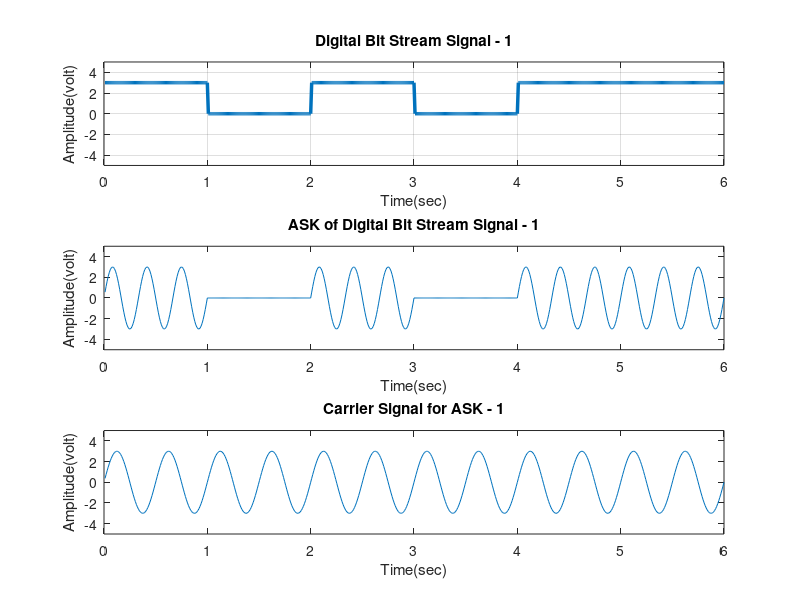
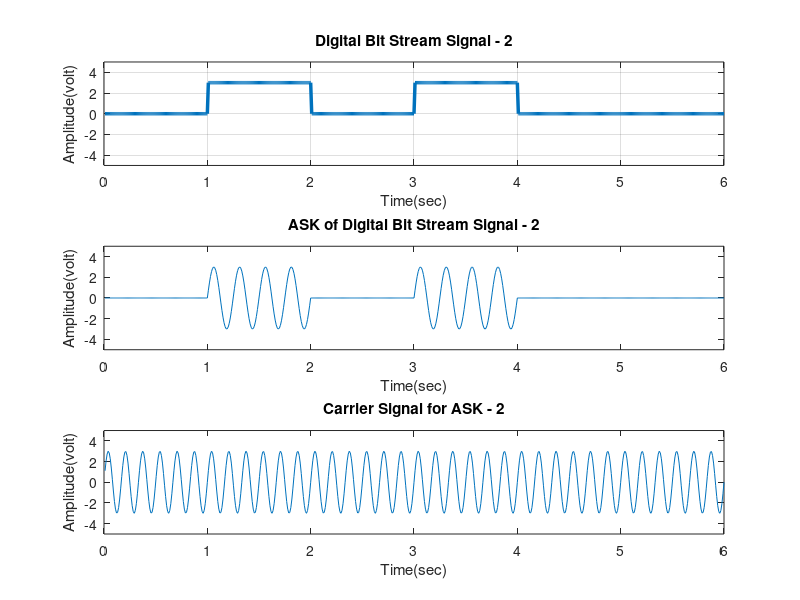
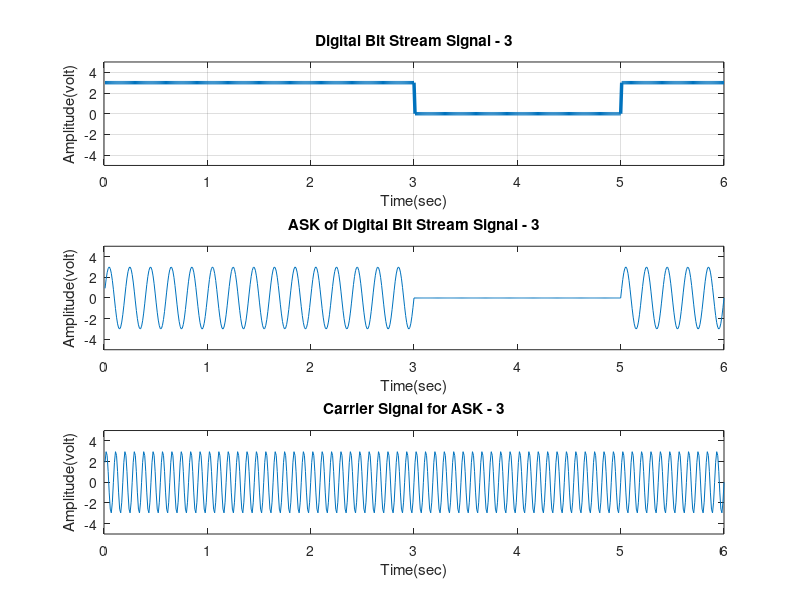
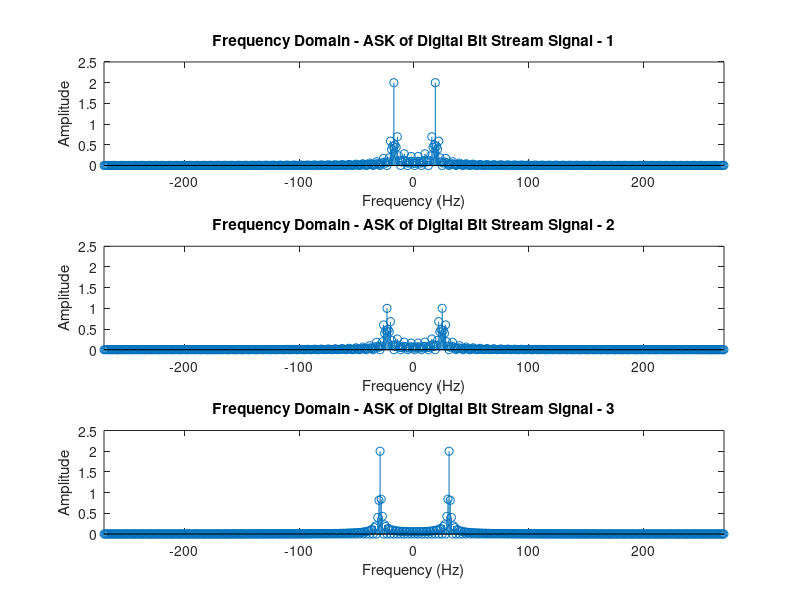

Here is the MATLAB script that generated these plots, in order:
% Group - 8 OEL
% MD. TAHSIN HASIB - 22-46026-1
% MD. SHOHANUR RAHMAN SHOHAN - 22-46013-1
% KHUSHBU ALAM RAHI - 22-46947-1
% MD. ASHIKUZZAMAN ABIR - 22-47006-1
% A.F.M. RAFIUL HASSAN - 22-47048-1


clc
clear all
close all

% digital bit stream
x1 = [1 0 1 0 1 1];
x2 = [0 1 0 1 0 0];
x3 = [1 1 1 0 0 1];

bit1 = []; 
bp1 = 1; 
for n=1:1:length(x1)
    if x1(n) == 1;
        se = 3*ones(1,100);
    else
        x1(n) == 0;
        se = zeros(1,100);
    end
    bit1 = [bit1 se];
end

tb1 = bp1/100:bp1/100:100*length(x1)*(bp1/100);

figure
subplot(3,1,1);
plot(tb1, bit1,'lineWidth',2.5);
grid on;
axis([-0 6 -5 5]);
ylabel('Amplitude(volt)');
xlabel('Time(sec)');
title('Digital Bit Stream Signal - 1');


Am1 = 3;
A = 0;
brm1 = 1/bp1; 
fm1 = brm1*3; 
tm1 = bp1/99:bp1/99:bp1; 
ask1 = [];
for i=1:1:length(x1)
    if (x1(i)==1)
        y = Am1*sin(2*pi*fm1*tm1);
    else
        y = A*sin(2*pi*fm1*tm1);
    end
    ask1 = [ask1 y];
end
% plotting ask1
tmp1 = bp1/99:bp1/99:bp1*length(x1);
subplot(3,1,2);
plot(tmp1, ask1);
axis([-0 6 -5 5]);
xlabel('Time(sec)');
ylabel('Amplitude(volt)');
title('ASK of Digital Bit Stream Signal - 1');



Ac1 = 3;
brc1 = 1/bp1; 
fc1 = brc1*101;
tc1 = bp1/99:bp1/99:bp1; 
c1=[];
for i=1:1:length(x1)
    if (x1(i)==1)
        y = Ac1*sin(2*pi*fc1*tc1);
    else
        y = Ac1*sin(2*pi*fc1*tc1);
    end
    c1 = [c1 y];
end

tcp1 = bp1/99:bp1/99:bp1*length(x1);
subplot(3,1,3);
plot(tcp1, c1);
axis([-0 6 -5 5]);
xlabel('Time(sec)');
ylabel('Amplitude(volt)');
title('Carrier Signal for ASK - 1');













bit2 = []; 
bp2 = 1; 
for n=1:1:length(x2)
    if x2(n) == 1;
        se = 3*ones(1,100);
    else
        x2(n) == 0;
        se = zeros(1,100);
    end
    bit2 = [bit2 se];
end

tb2 = bp2/100:bp2/100:100*length(x2)*(bp2/100);

figure
subplot(3,1,1);
plot(tb2, bit2,'lineWidth',2.5);
grid on;
axis([-0 6 -5 5]);;
xlabel('Time(sec)');
ylabel('Amplitude(volt)');
title('Digital Bit Stream Signal - 2');

Am2 = 3;
A = 0;
brm2 = 1/bp2; 
fm2 = brm2*4; 
tm2 = bp2/99:bp2/99:bp2; 
ask2 = [];
for i=1:1:length(x2)
    if (x2(i)==1)
        y = Am2*sin(2*pi*fm2*tm2);
    else
        y = A*sin(2*pi*fm2*tm2);
    end
    ask2 = [ask2 y];
end
% plotting ask2
tmp2 = bp2/99:bp2/99:bp2*length(x2);
subplot(3,1,2);
plot(tmp2, ask2);
axis([-0 6 -5 5]);
xlabel('Time(sec)');
ylabel('Amplitude(volt)');
title('ASK of Digital Bit Stream Signal - 2');

% carrier for ask2
Ac2 = 3; 
brc2 = 1/bp2; 
fc2 = brc2*105;
tc2 = bp2/99:bp2/99:bp2; 
c2 = [];
for i=1:1:length(x2)
    if (x2(i)==1)
        y = Ac2*sin(2*pi*fc2*tc2);
    else
        y = Ac2*sin(2*pi*fc2*tc2);
    end
    c2 = [c2 y];
end
% plotting carrier for ask - 2
tcp2 = bp2/99:bp2/99:bp2*length(x2);
subplot(3,1,3);
plot(tcp2, c2);
axis([-0 6 -5 5]);
xlabel('Time(sec)');
ylabel('Amplitude(volt)');
title('Carrier Signal for ASK - 2');















% third Signal
bit3 = []; 
bp3 = 1; 
for n=1:1:length(x3)
    if x3(n) == 1;
        se = 3*ones(1,100);
    else
        x3(n) == 0;
        se = zeros(1,100);
    end
    bit3 = [bit3 se];
end

tb3 = bp3/100:bp3/100:100*length(x1)*(bp3/100);

figure
subplot(3,1,1);
plot(tb3, bit3,'lineWidth',2.5);
grid on;
axis([-0 6 -5 5]);
xlabel('Time(sec)');
ylabel('Amplitude(volt)');
title('Digital Bit Stream Signal - 3');


Am3 = 3; 
A = 0;
brm3 = 1/bp3; 
fm3 = brm3*5;
tm3 = bp3/99:bp3/99:bp3; 
ask3 = [];
for i=1:1:length(x3)
    if (x3(i)==1)
        y = Am3*sin(2*pi*fm3*tm3);
    else
        y = A*sin(2*pi*fm3*tm3);
    end
    ask3 = [ask3 y];
end
% plotting ask - 3
tmp3 = bp3/99:bp3/99:bp3*length(x3);
subplot(3,1,2);
plot(tmp3, ask3);
axis([-0 6 -5 5]);
xlabel('Time(sec)');
ylabel('Amplitude(volt)');
title('ASK of Digital Bit Stream Signal - 3');


Ac3 = 3; 
brc3 = 1/bp3; 
fc3 = brc3*110;
tc3 = bp3/99:bp3/99:bp3; 
c3 = [];
for i=1:1:length(x3)
    if (x3(i)==1)
        y = Ac3*sin(2*pi*fc3*tc3);
    else
        y = Ac3*sin(2*pi*fc3*tc3);
    end
    c3 = [c3 y];
end
% plotting carrier for ask - 3
tcp3 = bp3/99:bp3/99:bp3*length(x3);
subplot(3,1,3);
plot(tcp3, c3);
axis([-0 6 -5 5]);
xlabel('Time(sec)');
ylabel('Amplitude(volt)');
title('Carrier Signal for ASK - 3');









% Fourier Transform of ask1
figure
fs = 594;
M_ask1 = abs(fftshift(fft(ask1)))/(fs/2); 
f_bit1 = fs/2*linspace(-1,1,fs);
subplot(3,1,1)
stem(f_bit1, M_ask1)
axis([-270 270 0 2.5])
xlabel('Frequency (Hz)')
ylabel('Amplitude')
title('Frequency Domain - ASK of Digital Bit Stream Signal - 1')
% Fourier Transform of ask2
M_ask2 = abs(fftshift(fft(ask2)))/(fs/2); 
f_bit2 = fs/2*linspace(-1,1,fs);
subplot(3,1,2)
stem(f_bit2, M_ask2)
axis([-270 270 0 2.5])
xlabel('Frequency (Hz)')
ylabel('Amplitude')
title('Frequency Domain - ASK of Digital Bit Stream Signal - 2')
% Fourier Transform of ask3
M_ask3 = abs(fftshift(fft(ask3)))/(fs/2); 
f_bit3 = fs/2*linspace(-1,1,fs);
subplot(3,1,3)
stem(f_bit3, M_ask3)
axis([-270 270 0 2.5])
xlabel('Frequency (Hz)')
ylabel('Amplitude')
title('Frequency Domain - ASK of Digital Bit Stream Signal - 3')












% plotting composite signal of ask1, ask2, ask3
tcomp = bp3/99:bp3/99:bp3*length(x3);
comp_sig = (ask1).*c1+(ask2).*c2+(ask3).*c3;

figure
subplot(2,1,1)
plot(tcomp, comp_sig);
axis([0 6 -20 20]);
xlabel('Time(sec)');
ylabel('Amplitude(volt)');
title('Composite Signal: ASK1 + ASK2 + ASK3');
% Fourier Transform of composite signal
M_comp = abs(fftshift(fft(comp_sig)))/(fs/2); 
f_bitcomp = fs/2*linspace(-1,1,fs);
subplot(2,1,2)
stem(f_bitcomp, M_comp)
axis([-270 270 0 3.5])
xlabel('Frequency (Hz)')
ylabel('Amplitude')
title('Frequency Domain - Composite Signal (ASK1 + ASK2 + ASK3)')






% demultiplexing the original analog ask1, ask2, ask3 signals
fs = 594; %Sampling Frequency
trec = bp3/99:bp3/99:bp3*length(x3); %Generating Time axis

% Passing the Composite Signal Through Bandpass Filter
% Normalize cutoff frequencies
fc1_norm = (fc1 - fm1 - 1) / (fs/2);
fh1_norm = (fc1 + fm1 + 1) / (fs/2);
[num1, den1] = butter(5, [fc1_norm fh1_norm]); % Design filter for signal 1

fc2_norm = (fc2 - fm2 - 1) / (fs/2);
fh2_norm = (fc2 + fm2 + 1) / (fs/2);
[num2, den2] = butter(5, [fc2_norm fh2_norm]); % Design filter for signal 2

fc3_norm = (fc3 - fm3 - 1) / (fs/2);
fh3_norm = (fc3 + fm3 + 1) / (fs/2);
[num3, den3] = butter(5, [fc3_norm fh3_norm]); % Design filter for signal 3

% Filter the composite signal (assuming comp_sig is defined)
bpf1 = filter(num1, den1, comp_sig);
bpf2 = filter(num2, den2, comp_sig);
bpf3 = filter(num3, den3, comp_sig);

% Demodulation (assuming Am1, Am2, Am3 are defined)
z1 = 2*bpf1 .* c1;
z2 = 2*bpf2 .* c2;
z3 = 2*bpf3 .* c3;

% Normalize cutoff frequencies for demodulation filters
fm1_norm = (fm1 + 1) / (fs/2);
[num5, den5] = butter(5, fm1_norm);
Rec1 = filter(num5, den5, z1);

fm2_norm = (fm2 + 1) / (fs/2);
[num6, den6] = butter(5, fm2_norm);
Rec2 = filter(num6, den6, z2);

fm3_norm = (fm3 + 1) / (fs/2);
[num7, den7] = butter(5, fm3_norm);
Rec3 = filter(num7, den7, z3);

% Plotting the Received Signals in Time-Domain and Frequency Domain
figure
subplot(3,1,1)
plot(trec, Rec1)
xlabel('time')
ylabel('amplitude')
title('received signal 1 in time domain')
subplot(3,1,2)
plot(trec,Rec2)
xlabel('time')
ylabel('amplitude')
title('received signal 2 in time domain')
subplot(3,1,3)
plot(trec,Rec3)
xlabel('time')
ylabel('amplitude')
title('received signal 3 in time domain')





% Fourier Transform of rec1
figure
fs = 594;
M_rec1 = abs(fftshift(fft(Rec1)))/(fs/2); 
f_rec1 = fs/2*linspace(-1,1,fs);
subplot(3,1,1)
stem(f_bit1, M_rec1)

xlabel('Frequency (Hz)')
ylabel('Amplitude')
title('Frequency Domain - Received ASK of Digital Bit Stream Signal - 1')
% Fourier Transform of rec2
M_rec2 = abs(fftshift(fft(Rec2)))/(fs/2); 
f_rec2 = fs/2*linspace(-1,1,fs);
subplot(3,1,2)
stem(f_rec2, M_rec2)

xlabel('Frequency (Hz)')
ylabel('Amplitude')
title('Frequency Domain - Received ASK of Digital Bit Stream Signal - 2')
% Fourier Transform of ask3
M_rec3 = abs(fftshift(fft(Rec3)))/(fs/2); 
f_rec3 = fs/2*linspace(-1,1,fs);
subplot(3,1,3)
stem(f_rec3, M_rec3)

xlabel('Frequency (Hz)')
ylabel('Amplitude')
title('Frequency Domain - Received ASK of Digital Bit Stream Signal - 3')